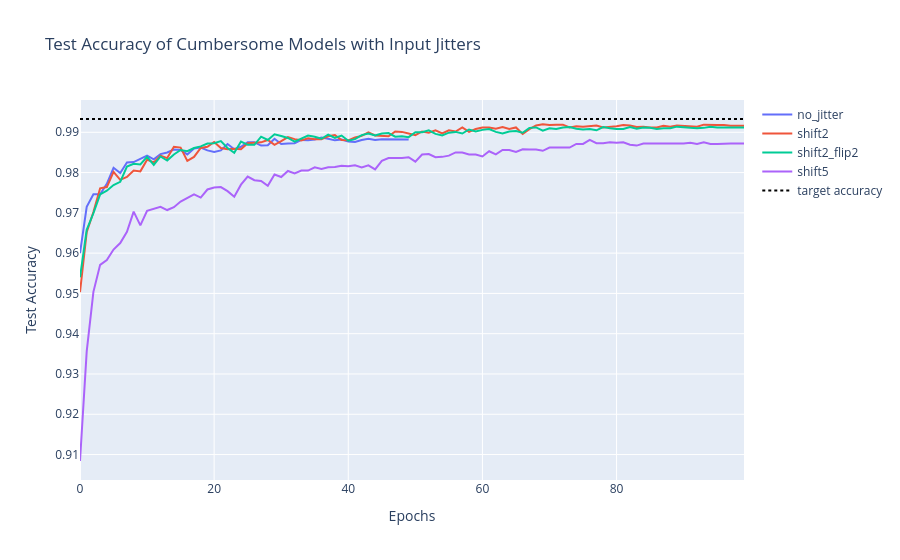

Write notebook code for a chart like this one.
### Code cell
import plotly.graph_objects as go

train_logs = {
    "no_jitter": naive_training_history,
    "shift2": training_history_shift2,
    "shift2_flip2": training_history_shift2_flip2,
    "shift5": training_history_shift5,
}

eval_length = max([len(history.eval) for history in train_logs.values()])

fig = go.Figure()

for name, history in train_logs.items():
    fig.add_trace(
        go.Scatter(
            x=list(range(eval_length)), y=[i["accuracy"] for i in history.eval], mode='lines', name=name
        )
    )

# add dotted line at 99.33% accuracy (0.67% error)
fig.add_trace(
    go.Scatter(
        x=[0, eval_length - 1],
        y=[0.9933, 0.9933],
        mode='lines',
        name='target accuracy',
        line=dict(dash='dot', color='black')
    )
)

fig.update_layout(
    title="Test Accuracy of Cumbersome Models with Input Jitters",
    xaxis_title="Epochs",
    yaxis_title="Test Accuracy"
)



fig.show()
